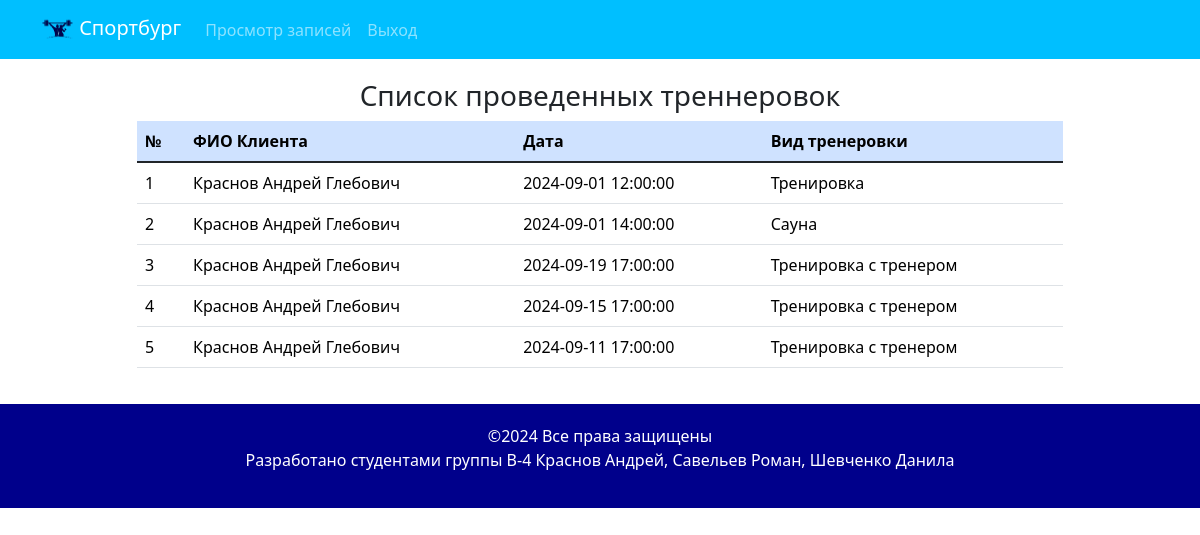
Before: /trener.php (signed in) with the older database file.
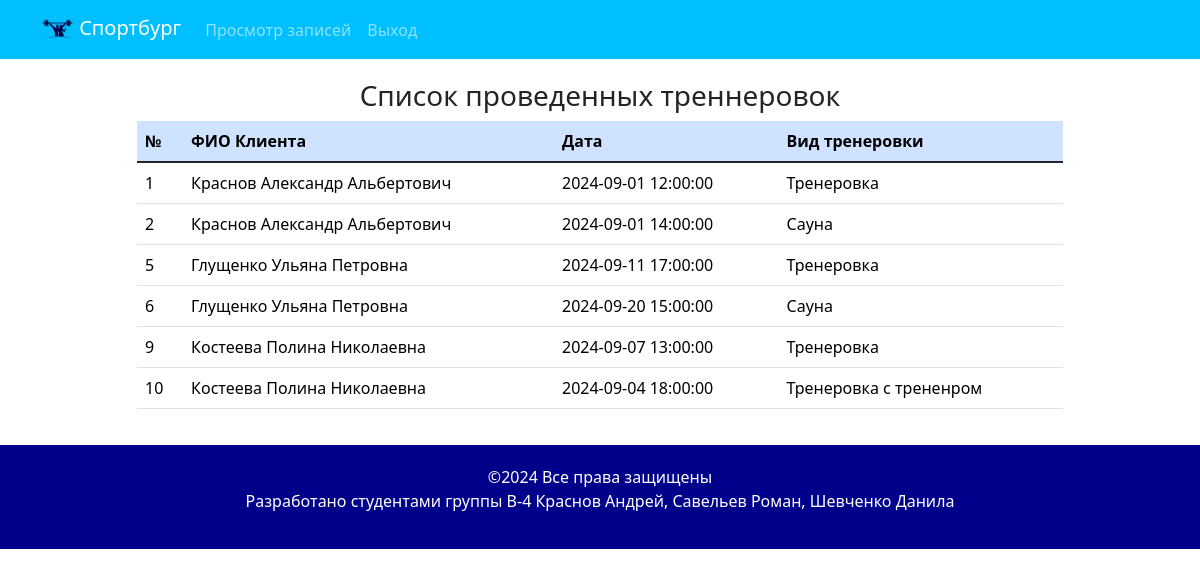
After: the same page with the newer database file.
### tables this page shows
CREATE TABLE `zapis` (
  `id_zapis` int(11) NOT NULL,
  `id_uslugi` int(11) NOT NULL,
  `id_user` int(11) NOT NULL,
  `id_client` int(11) NOT NULL,
  `vremya_zapis` datetime DEFAULT NULL
);

CREATE TABLE `clients` (
  `id_client` int(11) NOT NULL,
  `fio_client` varchar(200) DEFAULT NULL
);

CREATE TABLE `uslugi` (
  `id_uslugi` int(11) NOT NULL,
  `name_uslugi` varchar(200) DEFAULT NULL,
  `price_usluigi` decimal(10,2) NOT NULL
);

### trener.php (the view, shortened to what this page needs)
<?php
include 'template/db.php';
$id_user = $_SESSION['id_user'];
$sql = "select id_zapis, fio_client, vremya_zapis, name_uslugi from zapis, clients, uslugi where zapis.id_client=clients.id_client and zapis.id_uslugi=uslugi.id_uslugi and zapis.id_user=$id_user";
$result=$mysqli->query($sql);
include 'template/head.php';
include 'template/nav_trener.php';
?>
<div class="container" style="margin-top: 20px;">
    <div class="row">
        <div class="col-lg-1"></div>
        <div class="col-lg-10">
          <h3 style="text-align: center">Список проведенных треннеровок</h3>
          <table class="table">
            <thead>
                <tr class="table-primary">
                    <th scope="col">№</th>
                    <th scope="col">ФИО Клиента</th>
                    <th scope="col">Дата</th>
                    <th scope="col">Вид тренеровки</th>
                </tr>
            </thead>
            <tbody class="table-group-divider">
                    <?php
                    if(!empty($result)){
                        foreach ($result as $row){
                        echo "
                            <tr>
                            <td>".$row['id_zapis']."</td>
                            <td>".$row['fio_client']."</td>
                            <td>".$row['vremya_zapis']."</td>
                            <td>".$row['name_uslugi']."</td>
                            </tr>
                        ";
                        }
                    }
                    ?>
            </tbody>
          </table>
        </div>
        <div class="col-lg-1"></div>
    </div>
</div>
<?php include 'template/footer.php';?>

Changed rows visible on the page:
no longer on this page (row edited): zapis: id_zapis "3", id_client.fio_client "Краснов Андрей Глебович", vremya_zapis "2024-09-19 17:00:00", id_uslugi.name_uslugi "Тренировка с тренером"
no longer on this page (row edited): zapis: id_zapis "4", id_client.fio_client "Краснов Андрей Глебович", vremya_zapis "2024-09-15 17:00:00", id_uslugi.name_uslugi "Тренировка с тренером"
changed through a linked row, zapis id 1: id_client.fio_client "Краснов Андрей Глебович" → "Краснов Александр Альбертович"; id_uslugi.name_uslugi "Тренировка" → "Тренеровка"
changed through a linked row, zapis id 2: id_client.fio_client "Краснов Андрей Глебович" → "Краснов Александр Альбертович"
changed zapis id 5: id_client.fio_client "Краснов Андрей Глебович" → "Глущенко Ульяна Петровна"; id_uslugi.name_uslugi "Тренировка с тренером" → "Тренеровка"
added zapis: id_zapis "6", id_client.fio_client "Глущенко Ульяна Петровна", vremya_zapis "2024-09-20 15:00:00", id_uslugi.name_uslugi "Сауна"
added zapis: id_zapis "9", id_client.fio_client "Костеева Полина Николаевна", vremya_zapis "2024-09-07 13:00:00", id_uslugi.name_uslugi "Тренеровка"
added zapis: id_zapis "10", id_client.fio_client "Костеева Полина Николаевна", vremya_zapis "2024-09-04 18:00:00", id_uslugi.name_uslugi "Тренеровка с трененром"
